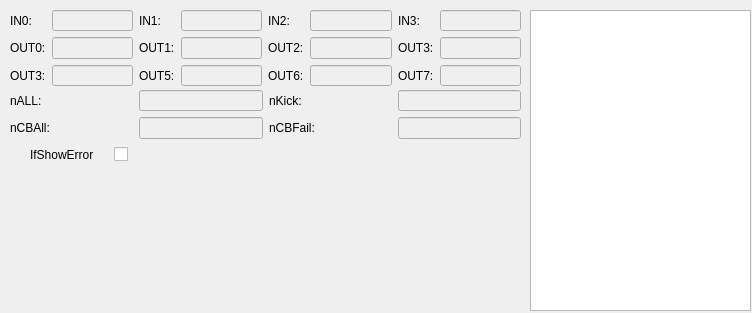
<?xml version="1.0" encoding="UTF-8"?>
<ui version="4.0">
 <class>IOCard</class>
 <widget class="QWidget" name="IOCard">
  <property name="geometry">
   <rect>
    <x>0</x>
    <y>0</y>
    <width>752</width>
    <height>313</height>
   </rect>
  </property>
  <property name="sizePolicy">
   <sizepolicy hsizetype="Preferred" vsizetype="Preferred">
    <horstretch>0</horstretch>
    <verstretch>0</verstretch>
   </sizepolicy>
  </property>
  <property name="windowTitle">
   <string>Form</string>
  </property>
  <widget class="QTableView" name="tableView">
   <property name="geometry">
    <rect>
     <x>530</x>
     <y>10</y>
     <width>221</width>
     <height>301</height>
    </rect>
   </property>
   <property name="sizePolicy">
    <sizepolicy hsizetype="Preferred" vsizetype="Preferred">
     <horstretch>0</horstretch>
     <verstretch>0</verstretch>
    </sizepolicy>
   </property>
   <property name="minimumSize">
    <size>
     <width>160</width>
     <height>0</height>
    </size>
   </property>
  </widget>
  <widget class="QWidget" name="layoutWidget">
   <property name="geometry">
    <rect>
     <x>10</x>
     <y>10</y>
     <width>511</width>
     <height>76</height>
    </rect>
   </property>
   <layout class="QGridLayout" name="gridLayout">
    <item row="0" column="0">
     <widget class="QLabel" name="label">
      <property name="text">
       <string>IN0:</string>
      </property>
     </widget>
    </item>
    <item row="0" column="1">
     <widget class="QLineEdit" name="lineEdit">
      <property name="enabled">
       <bool>false</bool>
      </property>
      <property name="sizePolicy">
       <sizepolicy hsizetype="Preferred" vsizetype="Fixed">
        <horstretch>0</horstretch>
        <verstretch>0</verstretch>
       </sizepolicy>
      </property>
      <property name="minimumSize">
       <size>
        <width>75</width>
        <height>20</height>
       </size>
      </property>
      <property name="alignment">
       <set>Qt::AlignCenter</set>
      </property>
     </widget>
    </item>
    <item row="0" column="2">
     <widget class="QLabel" name="label_2">
      <property name="text">
       <string>IN1:</string>
      </property>
     </widget>
    </item>
    <item row="0" column="3">
     <widget class="QLineEdit" name="lineEdit_2">
      <property name="enabled">
       <bool>false</bool>
      </property>
      <property name="sizePolicy">
       <sizepolicy hsizetype="Preferred" vsizetype="Fixed">
        <horstretch>0</horstretch>
        <verstretch>0</verstretch>
       </sizepolicy>
      </property>
      <property name="minimumSize">
       <size>
        <width>75</width>
        <height>20</height>
       </size>
      </property>
      <property name="alignment">
       <set>Qt::AlignCenter</set>
      </property>
     </widget>
    </item>
    <item row="0" column="4">
     <widget class="QLabel" name="label_3">
      <property name="text">
       <string>IN2:</string>
      </property>
     </widget>
    </item>
    <item row="0" column="5">
     <widget class="QLineEdit" name="lineEdit_3">
      <property name="enabled">
       <bool>false</bool>
      </property>
      <property name="sizePolicy">
       <sizepolicy hsizetype="Preferred" vsizetype="Fixed">
        <horstretch>0</horstretch>
        <verstretch>0</verstretch>
       </sizepolicy>
      </property>
      <property name="minimumSize">
       <size>
        <width>75</width>
        <height>20</height>
       </size>
      </property>
      <property name="alignment">
       <set>Qt::AlignCenter</set>
      </property>
     </widget>
    </item>
    <item row="0" column="6">
     <widget class="QLabel" name="label_4">
      <property name="text">
       <string>IN3:</string>
      </property>
     </widget>
    </item>
    <item row="0" column="7">
     <widget class="QLineEdit" name="lineEdit_4">
      <property name="enabled">
       <bool>false</bool>
      </property>
      <property name="sizePolicy">
       <sizepolicy hsizetype="Preferred" vsizetype="Fixed">
        <horstretch>0</horstretch>
        <verstretch>0</verstretch>
       </sizepolicy>
      </property>
      <property name="minimumSize">
       <size>
        <width>75</width>
        <height>20</height>
       </size>
      </property>
      <property name="alignment">
       <set>Qt::AlignCenter</set>
      </property>
     </widget>
    </item>
    <item row="1" column="0">
     <widget class="QLabel" name="label_5">
      <property name="text">
       <string>OUT0:</string>
      </property>
     </widget>
    </item>
    <item row="1" column="1">
     <widget class="QLineEdit" name="lineEdit_5">
      <property name="enabled">
       <bool>false</bool>
      </property>
      <property name="sizePolicy">
       <sizepolicy hsizetype="Preferred" vsizetype="Fixed">
        <horstretch>0</horstretch>
        <verstretch>0</verstretch>
       </sizepolicy>
      </property>
      <property name="minimumSize">
       <size>
        <width>75</width>
        <height>20</height>
       </size>
      </property>
      <property name="alignment">
       <set>Qt::AlignCenter</set>
      </property>
     </widget>
    </item>
    <item row="1" column="2">
     <widget class="QLabel" name="label_6">
      <property name="text">
       <string>OUT1:</string>
      </property>
     </widget>
    </item>
    <item row="1" column="3">
     <widget class="QLineEdit" name="lineEdit_6">
      <property name="enabled">
       <bool>false</bool>
      </property>
      <property name="sizePolicy">
       <sizepolicy hsizetype="Preferred" vsizetype="Fixed">
        <horstretch>0</horstretch>
        <verstretch>0</verstretch>
       </sizepolicy>
      </property>
      <property name="minimumSize">
       <size>
        <width>75</width>
        <height>20</height>
       </size>
      </property>
      <property name="alignment">
       <set>Qt::AlignCenter</set>
      </property>
     </widget>
    </item>
    <item row="1" column="4">
     <widget class="QLabel" name="label_7">
      <property name="text">
       <string>OUT2:</string>
      </property>
     </widget>
    </item>
    <item row="1" column="5">
     <widget class="QLineEdit" name="lineEdit_7">
      <property name="enabled">
       <bool>false</bool>
      </property>
      <property name="sizePolicy">
       <sizepolicy hsizetype="Preferred" vsizetype="Fixed">
        <horstretch>0</horstretch>
        <verstretch>0</verstretch>
       </sizepolicy>
      </property>
      <property name="minimumSize">
       <size>
        <width>75</width>
        <height>20</height>
       </size>
      </property>
      <property name="alignment">
       <set>Qt::AlignCenter</set>
      </property>
     </widget>
    </item>
    <item row="1" column="6">
     <widget class="QLabel" name="label_8">
      <property name="text">
       <string>OUT3:</string>
      </property>
     </widget>
    </item>
    <item row="1" column="7">
     <widget class="QLineEdit" name="lineEdit_8">
      <property name="enabled">
       <bool>false</bool>
      </property>
      <property name="sizePolicy">
       <sizepolicy hsizetype="Preferred" vsizetype="Fixed">
        <horstretch>0</horstretch>
        <verstretch>0</verstretch>
       </sizepolicy>
      </property>
      <property name="minimumSize">
       <size>
        <width>75</width>
        <height>20</height>
       </size>
      </property>
      <property name="alignment">
       <set>Qt::AlignCenter</set>
      </property>
     </widget>
    </item>
    <item row="2" column="0">
     <widget class="QLabel" name="label_9">
      <property name="text">
       <string>OUT3:</string>
      </property>
     </widget>
    </item>
    <item row="2" column="1">
     <widget class="QLineEdit" name="lineEdit_9">
      <property name="enabled">
       <bool>false</bool>
      </property>
      <property name="sizePolicy">
       <sizepolicy hsizetype="Preferred" vsizetype="Fixed">
        <horstretch>0</horstretch>
        <verstretch>0</verstretch>
       </sizepolicy>
      </property>
      <property name="minimumSize">
       <size>
        <width>75</width>
        <height>20</height>
       </size>
      </property>
      <property name="alignment">
       <set>Qt::AlignCenter</set>
      </property>
     </widget>
    </item>
    <item row="2" column="2">
     <widget class="QLabel" name="label_10">
      <property name="text">
       <string>OUT5:</string>
      </property>
     </widget>
    </item>
    <item row="2" column="3">
     <widget class="QLineEdit" name="lineEdit_10">
      <property name="enabled">
       <bool>false</bool>
      </property>
      <property name="sizePolicy">
       <sizepolicy hsizetype="Preferred" vsizetype="Fixed">
        <horstretch>0</horstretch>
        <verstretch>0</verstretch>
       </sizepolicy>
      </property>
      <property name="minimumSize">
       <size>
        <width>75</width>
        <height>20</height>
       </size>
      </property>
      <property name="alignment">
       <set>Qt::AlignCenter</set>
      </property>
     </widget>
    </item>
    <item row="2" column="4">
     <widget class="QLabel" name="label_11">
      <property name="text">
       <string>OUT6:</string>
      </property>
     </widget>
    </item>
    <item row="2" column="5">
     <widget class="QLineEdit" name="lineEdit_11">
      <property name="enabled">
       <bool>false</bool>
      </property>
      <property name="sizePolicy">
       <sizepolicy hsizetype="Preferred" vsizetype="Fixed">
        <horstretch>0</horstretch>
        <verstretch>0</verstretch>
       </sizepolicy>
      </property>
      <property name="minimumSize">
       <size>
        <width>75</width>
        <height>20</height>
       </size>
      </property>
      <property name="alignment">
       <set>Qt::AlignCenter</set>
      </property>
     </widget>
    </item>
    <item row="2" column="6">
     <widget class="QLabel" name="label_12">
      <property name="text">
       <string>OUT7:</string>
      </property>
     </widget>
    </item>
    <item row="2" column="7">
     <widget class="QLineEdit" name="lineEdit_12">
      <property name="enabled">
       <bool>false</bool>
      </property>
      <property name="sizePolicy">
       <sizepolicy hsizetype="Preferred" vsizetype="Fixed">
        <horstretch>0</horstretch>
        <verstretch>0</verstretch>
       </sizepolicy>
      </property>
      <property name="minimumSize">
       <size>
        <width>75</width>
        <height>20</height>
       </size>
      </property>
      <property name="alignment">
       <set>Qt::AlignCenter</set>
      </property>
     </widget>
    </item>
   </layout>
  </widget>
  <widget class="QWidget" name="layoutWidget">
   <property name="geometry">
    <rect>
     <x>10</x>
     <y>140</y>
     <width>511</width>
     <height>30</height>
    </rect>
   </property>
   <layout class="QHBoxLayout" name="horizontalLayout_2">
    <property name="spacing">
     <number>20</number>
    </property>
    <property name="leftMargin">
     <number>20</number>
    </property>
    <item>
     <layout class="QHBoxLayout" name="horizontalLayout">
      <item>
       <widget class="QLabel" name="label_17">
        <property name="text">
         <string>IfShowError</string>
        </property>
       </widget>
      </item>
      <item>
       <widget class="QCheckBox" name="checkBox">
        <property name="text">
         <string/>
        </property>
       </widget>
      </item>
     </layout>
    </item>
    <item>
     <spacer name="horizontalSpacer">
      <property name="orientation">
       <enum>Qt::Horizontal</enum>
      </property>
      <property name="sizeHint" stdset="0">
       <size>
        <width>40</width>
        <height>20</height>
       </size>
      </property>
     </spacer>
    </item>
   </layout>
  </widget>
  <widget class="QWidget" name="layoutWidget">
   <property name="geometry">
    <rect>
     <x>10</x>
     <y>170</y>
     <width>511</width>
     <height>139</height>
    </rect>
   </property>
   <layout class="QHBoxLayout" name="horizontalLayout_17" stretch="3,7">
    <item>
     <widget class="QLabel" name="label_Camera">
      <property name="sizePolicy">
       <sizepolicy hsizetype="Preferred" vsizetype="Preferred">
        <horstretch>0</horstretch>
        <verstretch>0</verstretch>
       </sizepolicy>
      </property>
      <property name="font">
       <font>
        <family>Aharoni</family>
        <pointsize>72</pointsize>
        <weight>75</weight>
        <bold>true</bold>
       </font>
      </property>
      <property name="layoutDirection">
       <enum>Qt::LeftToRight</enum>
      </property>
      <property name="text">
       <string/>
      </property>
      <property name="alignment">
       <set>Qt::AlignCenter</set>
      </property>
     </widget>
    </item>
    <item>
     <widget class="QLabel" name="label_nFailType">
      <property name="sizePolicy">
       <sizepolicy hsizetype="Preferred" vsizetype="Preferred">
        <horstretch>0</horstretch>
        <verstretch>0</verstretch>
       </sizepolicy>
      </property>
      <property name="palette">
       <palette>
        <active>
         <colorrole role="WindowText">
          <brush brushstyle="SolidPattern">
           <color alpha="255">
            <red>0</red>
            <green>0</green>
            <blue>0</blue>
           </color>
          </brush>
         </colorrole>
        </active>
        <inactive>
         <colorrole role="WindowText">
          <brush brushstyle="SolidPattern">
           <color alpha="255">
            <red>0</red>
            <green>0</green>
            <blue>0</blue>
           </color>
          </brush>
         </colorrole>
        </inactive>
        <disabled>
         <colorrole role="WindowText">
          <brush brushstyle="SolidPattern">
           <color alpha="255">
            <red>120</red>
            <green>120</green>
            <blue>120</blue>
           </color>
          </brush>
         </colorrole>
        </disabled>
       </palette>
      </property>
      <property name="font">
       <font>
        <family>Aharoni</family>
        <pointsize>48</pointsize>
        <weight>75</weight>
        <bold>true</bold>
       </font>
      </property>
      <property name="cursor">
       <cursorShape>ArrowCursor</cursorShape>
      </property>
      <property name="text">
       <string/>
      </property>
      <property name="alignment">
       <set>Qt::AlignCenter</set>
      </property>
     </widget>
    </item>
   </layout>
  </widget>
  <widget class="QWidget" name="layoutWidget">
   <property name="geometry">
    <rect>
     <x>10</x>
     <y>90</y>
     <width>511</width>
     <height>49</height>
    </rect>
   </property>
   <layout class="QGridLayout" name="gridLayout_2" columnstretch="0,0,0,0">
    <item row="0" column="0">
     <widget class="QLabel" name="label_13">
      <property name="text">
       <string>nALL:</string>
      </property>
     </widget>
    </item>
    <item row="0" column="1">
     <widget class="QLineEdit" name="lineEdit_13">
      <property name="enabled">
       <bool>false</bool>
      </property>
      <property name="sizePolicy">
       <sizepolicy hsizetype="Preferred" vsizetype="Fixed">
        <horstretch>0</horstretch>
        <verstretch>0</verstretch>
       </sizepolicy>
      </property>
      <property name="minimumSize">
       <size>
        <width>100</width>
        <height>20</height>
       </size>
      </property>
      <property name="alignment">
       <set>Qt::AlignCenter</set>
      </property>
     </widget>
    </item>
    <item row="0" column="2">
     <widget class="QLabel" name="label_14">
      <property name="text">
       <string>nKick:</string>
      </property>
     </widget>
    </item>
    <item row="0" column="3">
     <widget class="QLineEdit" name="lineEdit_14">
      <property name="enabled">
       <bool>false</bool>
      </property>
      <property name="sizePolicy">
       <sizepolicy hsizetype="Preferred" vsizetype="Fixed">
        <horstretch>0</horstretch>
        <verstretch>0</verstretch>
       </sizepolicy>
      </property>
      <property name="minimumSize">
       <size>
        <width>100</width>
        <height>20</height>
       </size>
      </property>
      <property name="alignment">
       <set>Qt::AlignCenter</set>
      </property>
     </widget>
    </item>
    <item row="1" column="0">
     <widget class="QLabel" name="label_15">
      <property name="text">
       <string>nCBAll:</string>
      </property>
     </widget>
    </item>
    <item row="1" column="1">
     <widget class="QLineEdit" name="lineEdit_15">
      <property name="enabled">
       <bool>false</bool>
      </property>
      <property name="sizePolicy">
       <sizepolicy hsizetype="Preferred" vsizetype="Fixed">
        <horstretch>0</horstretch>
        <verstretch>0</verstretch>
       </sizepolicy>
      </property>
      <property name="minimumSize">
       <size>
        <width>100</width>
        <height>20</height>
       </size>
      </property>
      <property name="alignment">
       <set>Qt::AlignCenter</set>
      </property>
     </widget>
    </item>
    <item row="1" column="2">
     <widget class="QLabel" name="label_16">
      <property name="text">
       <string>nCBFail:</string>
      </property>
     </widget>
    </item>
    <item row="1" column="3">
     <widget class="QLineEdit" name="lineEdit_16">
      <property name="enabled">
       <bool>false</bool>
      </property>
      <property name="sizePolicy">
       <sizepolicy hsizetype="Preferred" vsizetype="Fixed">
        <horstretch>0</horstretch>
        <verstretch>0</verstretch>
       </sizepolicy>
      </property>
      <property name="minimumSize">
       <size>
        <width>100</width>
        <height>20</height>
       </size>
      </property>
      <property name="alignment">
       <set>Qt::AlignCenter</set>
      </property>
     </widget>
    </item>
   </layout>
  </widget>
 </widget>
 <resources/>
 <connections/>
</ui>
